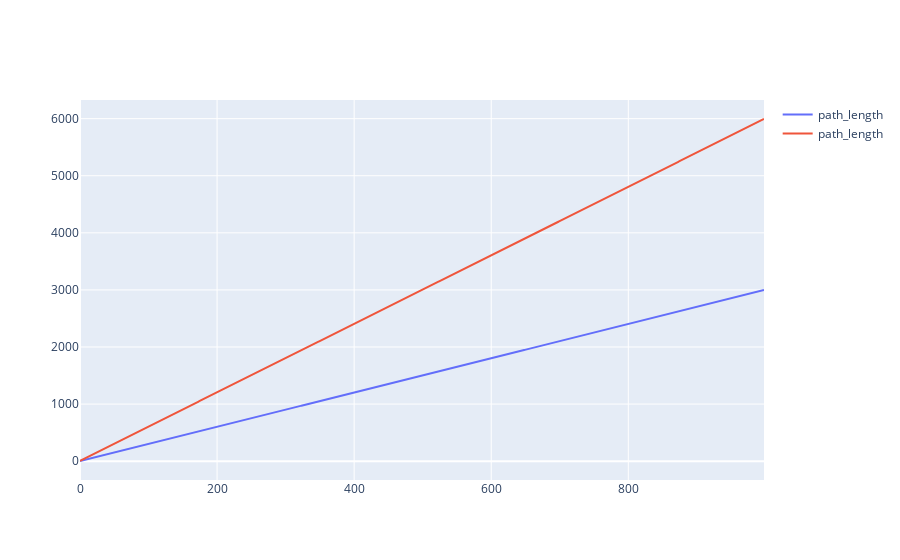

The notebook cell saved with this chart:
### Code cell
speeds = [3, 6]
fig_path_length = go.Figure()

for speed in speeds:
    BM_2d_df_s = create_bm_2d(start_pos=[0,0], n_steps=1000, speed=speed)
    pl_bm_2d_s = create_pl_bm_2d(BM_2d_df_s)

    plot_pl_bm_2d(pl_dis_bm=pl_bm_2d_s, fig=fig_path_length)

fig_path_length.show()

### Figure 1 — Plotly figure (JSON) as saved in the notebook; plotly's stock layout.template omitted (floating-point values rounded to 4 significant figures; data arrays with more than 128 entries replaced by an {"elided": "..."} marker saying what was removed)
{"data": [{"line": {"width": 2}, "marker": {"size": 2}, "name": "path_length", "showlegend": true, "type": "scatter", "x": {"elided": "999 int values"}, "y": {"elided": "999 int values"}}, {"line": {"width": 2}, "marker": {"size": 2}, "name": "path_length", "showlegend": true, "type": "scatter", "x": {"elided": "999 int values"}, "y": {"elided": "999 int values"}}], "layout": {}}
